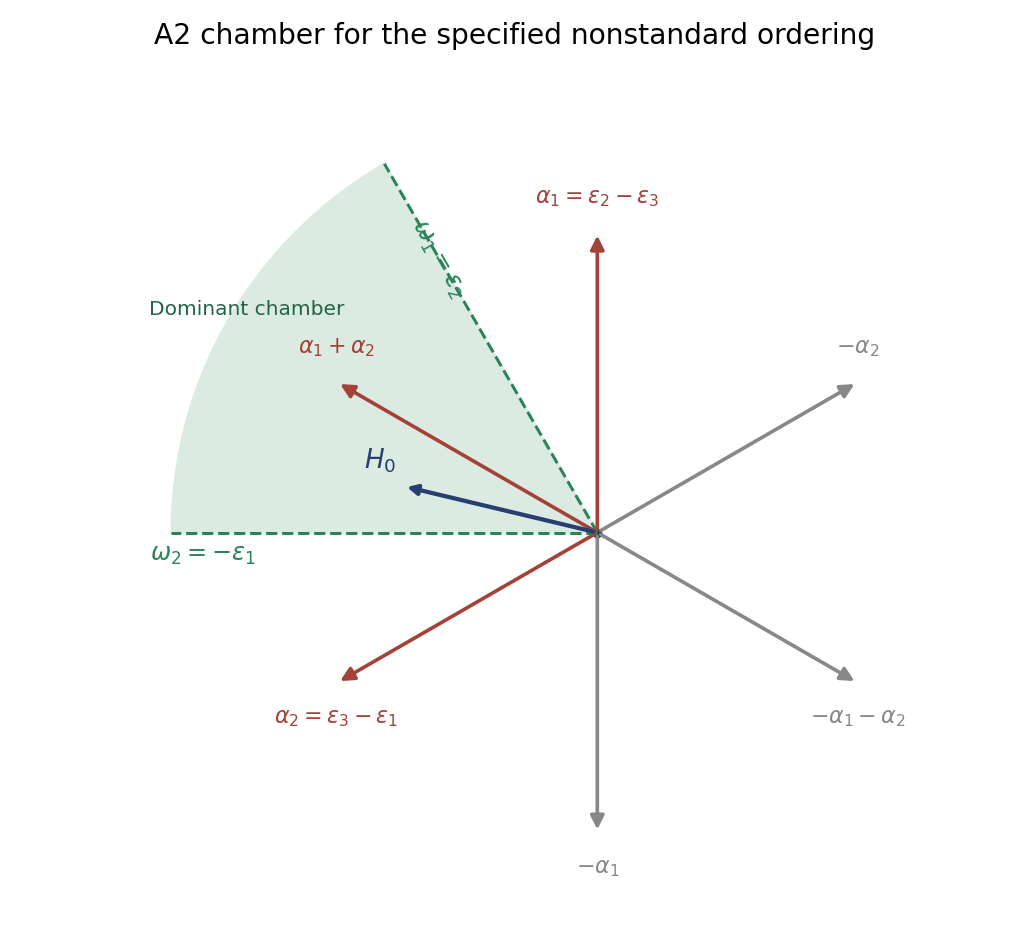

Generate this figure with Python:
"""Original diagram; tested with Python 3.14, NumPy and Matplotlib.
Write the matching PNG basename to the caller's working directory.
"""
import numpy as np
import matplotlib
matplotlib.use('Agg')
import matplotlib.pyplot as plt
fig,ax=plt.subplots(figsize=(7.1,6.4),dpi=145,facecolor='white')
E=[np.array([1.,0]),np.array([-.5,np.sqrt(3)/2]),np.array([-.5,-np.sqrt(3)/2])]
angles=np.deg2rad(np.linspace(120,180,60));arc=2.45*np.column_stack((np.cos(angles),np.sin(angles)))
ax.fill(np.r_[0,arc[:,0],0],np.r_[0,arc[:,1],0],color='#dcebe2',zorder=0)
for ang in [120,180]:
 v=2.45*np.array([np.cos(np.deg2rad(ang)),np.sin(np.deg2rad(ang))]);ax.plot([0,v[0]],[0,v[1]],'--',color='#298459',lw=1.5)
for vec,label in [(E[1]-E[2],r'$\alpha_1=\epsilon_2-\epsilon_3$'),(E[2]-E[0],r'$\alpha_2=\epsilon_3-\epsilon_1$'),(E[1]-E[0],r'$\alpha_1+\alpha_2$')]:
 for sign in [1,-1]:
  v=sign*vec;color='#a34238' if sign==1 else '#888888'
  ax.annotate('',xy=v,xytext=(0,0),arrowprops=dict(arrowstyle='-|>',color=color,lw=1.8,mutation_scale=14))
  text=label if sign==1 else {r'$\alpha_1=\epsilon_2-\epsilon_3$':r'$-\alpha_1$',r'$\alpha_2=\epsilon_3-\epsilon_1$':r'$-\alpha_2$',r'$\alpha_1+\alpha_2$':r'$-\alpha_1-\alpha_2$'}[label]
  delta=np.array([0,.13 if v[1]>=0 else -.13])
  ax.text(*(v+delta),text,ha='center',va='bottom' if v[1]>=0 else 'top',fontsize=11,color=color)
H=-np.sqrt(2)*E[0]+E[1]+(np.sqrt(2)-1)*E[2];H=H/np.linalg.norm(H)*1.15
ax.annotate('',xy=H,xytext=(0,0),arrowprops=dict(arrowstyle='-|>',color='#263f70',lw=2.1))
ax.text(H[0]-.04,H[1]+.1,r'$H_0$',color='#263f70',fontsize=13,ha='right')
ax.text(-1.1,1.36,r'$\omega_1=\epsilon_2$',color='#298459',fontsize=12,rotation=-60)
ax.text(-2.27,-.16,r'$\omega_2=-\epsilon_1$',color='#298459',fontsize=12,ha='center')
ax.text(-2.02,1.25,'Dominant chamber',color='#236444',fontsize=10,ha='center')
ax.scatter(0,0,color='#333333',s=15)
ax.set_aspect('equal');ax.axis('off');ax.set_xlim(-3.05,2.1);ax.set_ylim(-2.15,2.65)
ax.set_title('A2 chamber for the specified nonstandard ordering',fontsize=14,pad=14)
fig.tight_layout();fig.savefig('paper-1-weyl-chamber.png',facecolor='white',transparent=False);plt.close(fig)
